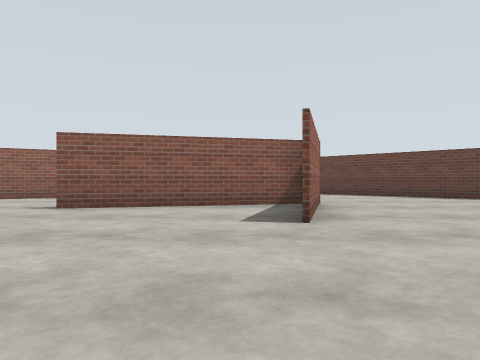
View 1 (above)

24 first-person views from a walk through a robot-simulator world made for Gazebo. The camera is 0.94 m above the floor, looks level and sees 70° across. The floor is counted in squares, 2 m on a side. Each view is taken from the middle of a square. On the plan, view 1 faces up. The plan holds only what a view shows up to about 9 squares ahead; the rest is blank.

View 2
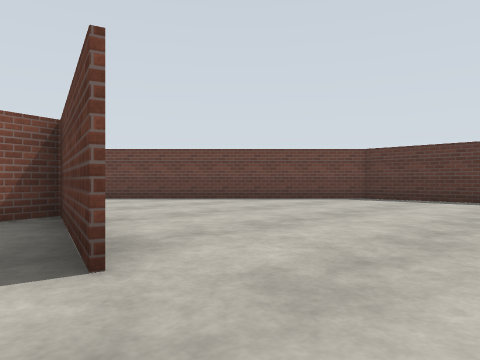

View 3
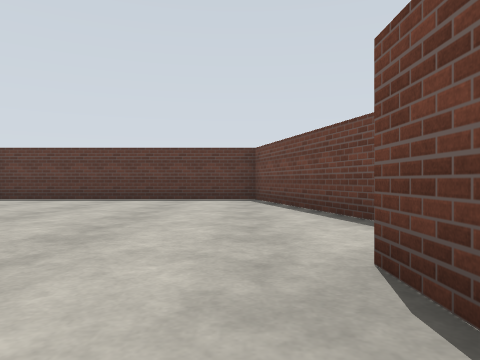

View 4
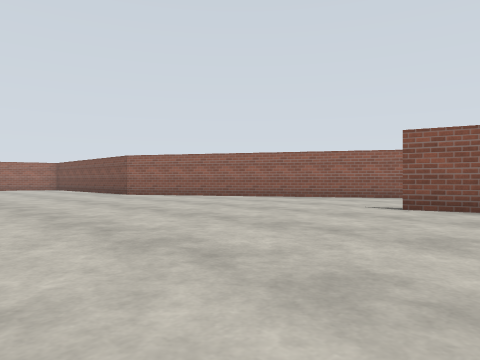

View 5
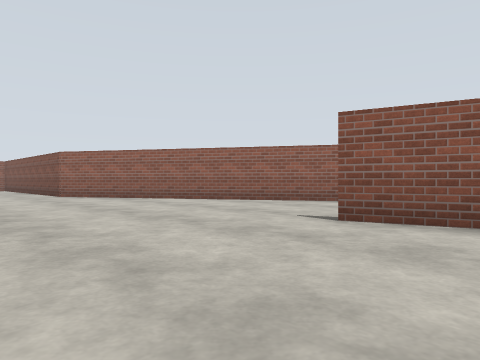

View 6
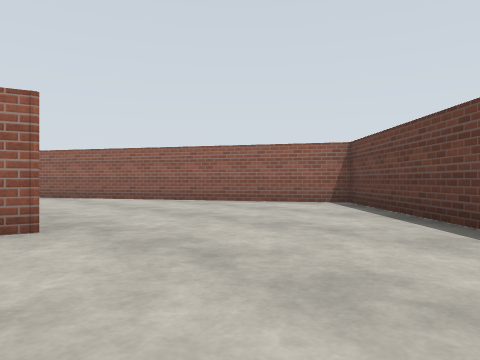

View 7
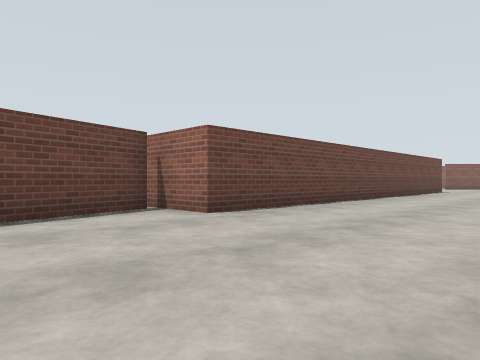

View 8
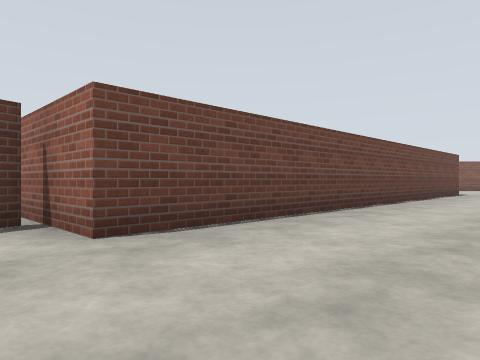

View 9
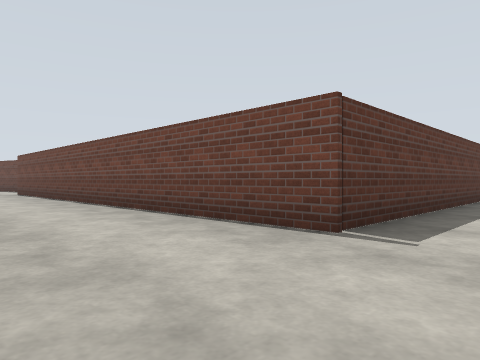

View 10
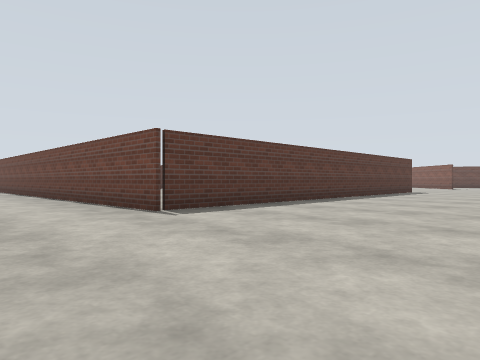

View 11
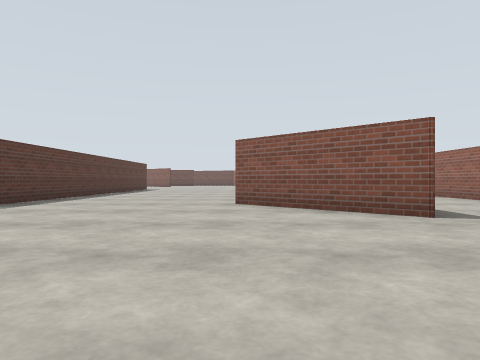

View 12
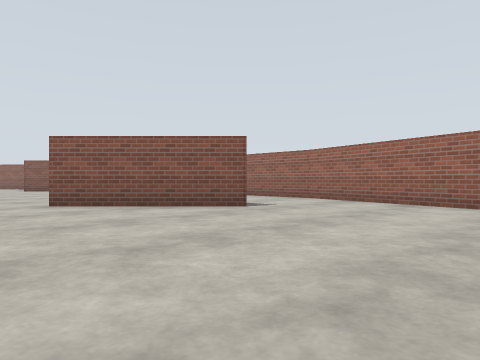

View 13
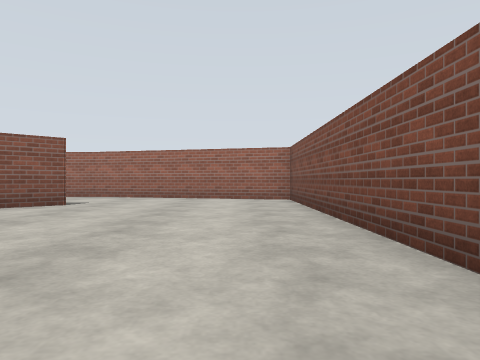

View 14
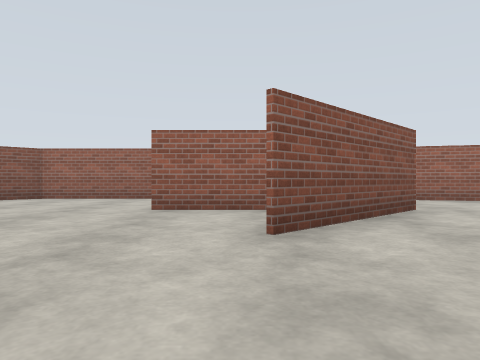

View 15
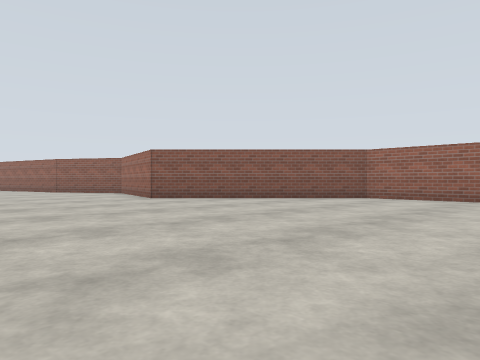

View 16
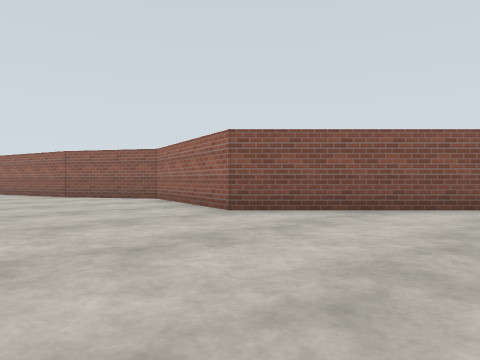

View 17
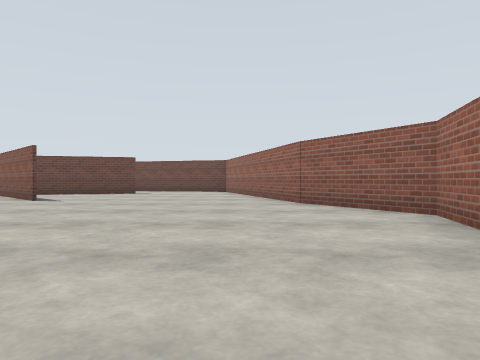

View 18
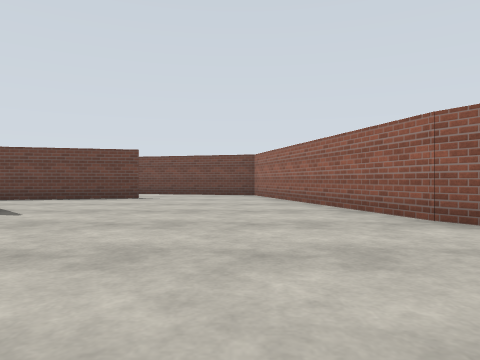

View 19
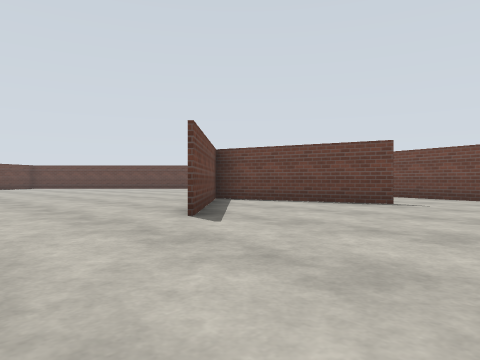

View 20
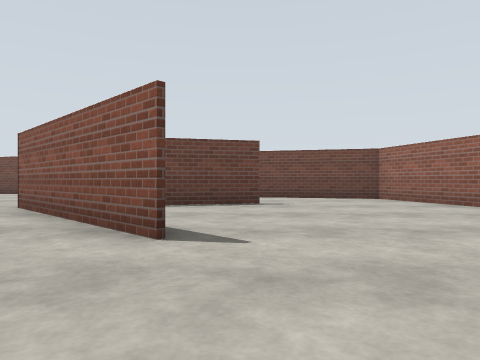

View 21
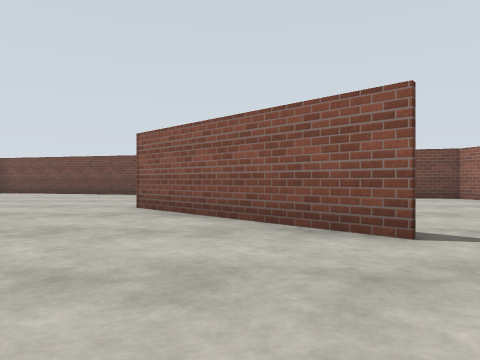

View 22
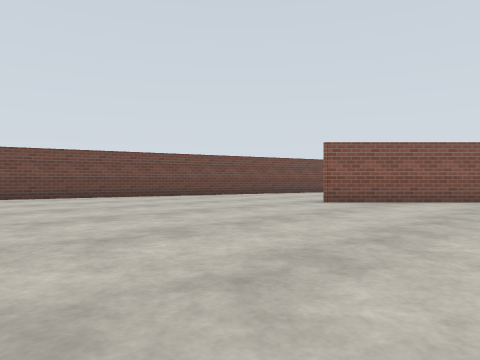

View 23
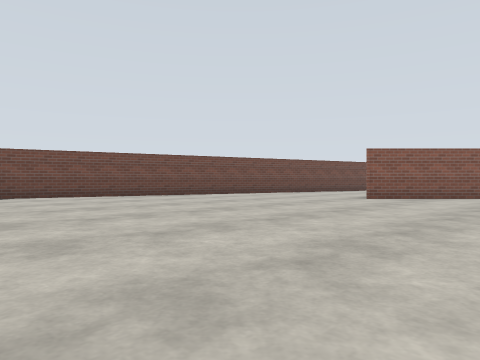

View 24
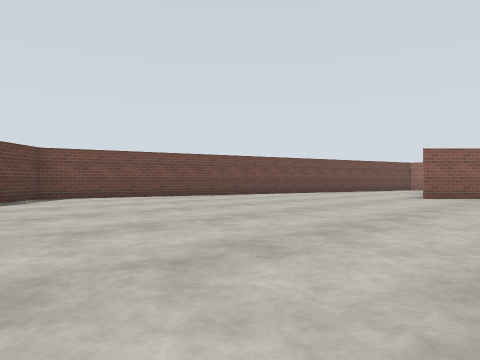

### Floor plan
Points are (right, up) in squares from view 1. A wall is a line through its corners. A room is listed if a view was taken in it or the views show most of it. See-through windows are left out.
Room 1 (views 1, 2, 3, 4, 5, 6, 7, 8, 9, 10, 11, 12, 13, 14, 15, 16, 17, 18, 19, 20, 21, 22, 23, 24)
walls: (-9.4, -6.9) (-9.4, -0.7) (1.9, -0.7) (1.9, -3); (2, -2.1) (8.3, -0.4) (8.3, 5.9) (1.6, 12.6) (-9.6, 6.1); (-9.4, -17.6) (-6.2, -20.8); (-16.3, -1.5) (-16.3, -3.4); (0.7, 3.7) (1.5, 6.8) (-3, 5.6); (-16.4, 0.8) (-13.9, -1.8); (-11.6, 5.2) (-18.2, 5.2) (-19.6, -0.1); (-6.6, -20.5) (-9.4, -17.7); (-15.2, -16.9) (-13.5, -23.5) (-9.7, -24.5); (-19.5, -2.9) (-19.5, -6.9) (-15.6, -10.8) (-16.6, -14.5) (-15.2, -17); (-10.5, -21.9) (-6.3, -20.7); (1.6, 6.9) (0.8, 3.8); (-3.7, -26.1) (0.6, -27.2) (1.6, -26.2)

Positions as (right, up) in squares from view 1, and headings:
1: (0, 0), facing up
2: (0, 2), facing up-right
3: (0, 0), facing right
4: (-1, 0), facing up-left
5: (-1, 2), facing up-left
6: (5, 6), facing up-left
7: (5, 3), facing down-left
8: (3, 2), facing down-left
9: (-11, 2), facing down-right
10: (-14, 2), facing down-right
11: (-14, 5), facing down
12: (-12, 5), facing down-left
13: (-10, 4), facing left
14: (-11, -2), facing left
15: (-11, -3), facing down-left
16: (-12, -7), facing down-left
17: (-14, -10), facing down
18: (-13, -13), facing down
19: (-13, -15), facing down-right
20: (-10, -15), facing down
21: (-8, -15), facing down
22: (0, -17), facing down-left
23: (2, -17), facing down-left
24: (3, -18), facing down-left
